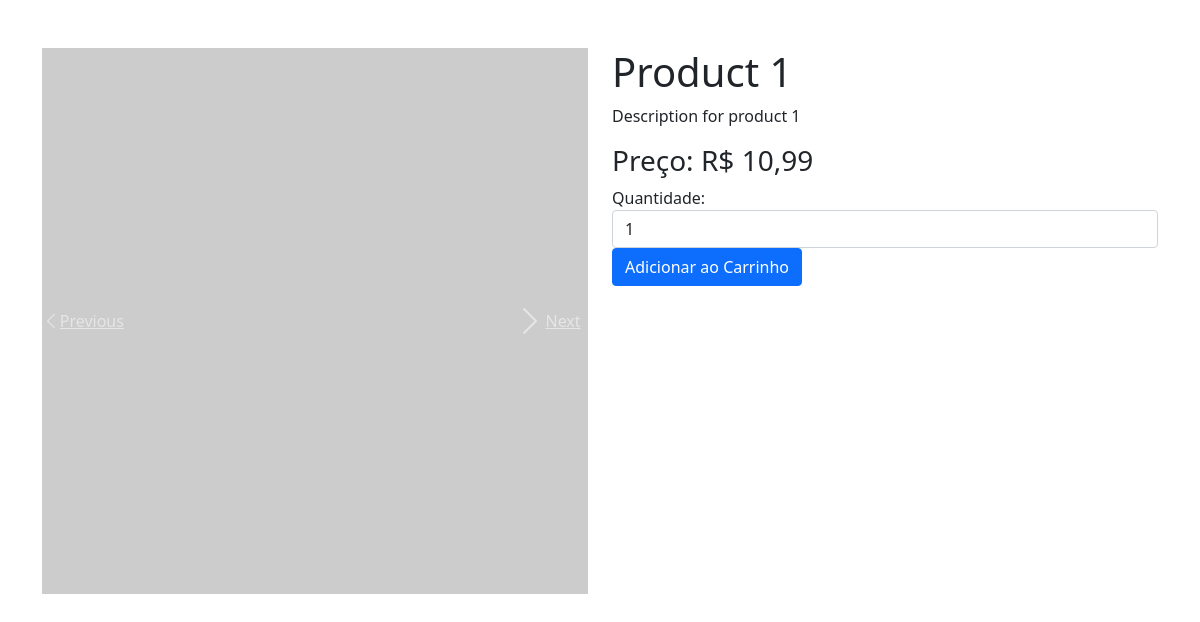
/product_details.php?product_id=1, run on the app's committed database.
### tables this page shows
CREATE TABLE products (
    product_id INT(11) AUTO_INCREMENT PRIMARY KEY,
    product_name VARCHAR(100) NOT NULL,
    product_category VARCHAR(100) NOT NULL,
    product_description VARCHAR(250),
    product_image VARCHAR(250),
    product_image2 VARCHAR(250),
    product_image3 VARCHAR(250),
    product_image4 VARCHAR(250),
    product_price DECIMAL(6,2) NOT NULL,
    product_special_offer INT(2),
    product_color VARCHAR(100)
);

### product_details.php (the view, shortened to what this page needs)
<?php
include 'header.php';
if (isset($_GET['product_id'])) {
    $product_id = intval($_GET['product_id']);
    $query = "SELECT * FROM products WHERE product_id = ?";
    $stmt = $conn->prepare($query);
    $stmt->bind_param("i", $product_id);
    $stmt->execute();
    $result = $stmt->get_result();
    if ($result->num_rows > 0) {
        $product = $result->fetch_assoc();
    } else {
        echo "Produto não encontrado.";
        exit;
    }
} else {
    echo "ID do produto não fornecido.";
    exit;
}
?>
<!DOCTYPE html>
<html lang="pt-br">
<head>
    <?php include 'links.php'; ?>
</head>
<body>
    <div class="container mt-5">
        <div class="row">
            <div class="col-md-6">
                <div id="productCarousel" class="carousel slide" data-ride="carousel">
                    <div class="carousel-inner">
                        <div class="carousel-item active">
                            <img src="<?php echo htmlspecialchars($product['product_image']); ?>" class="d-block w-100"
                                alt="Imagem do Produto">
                        </div>
                    </div>
                    <a class="carousel-control-prev" href="#productCarousel" role="button" data-slide="prev">
                        <span class="carousel-control-prev-icon" aria-hidden="true"></span>
                        <span class="sr-only">Previous</span>
                    </a>
                    <a class="carousel-control-next" href="#productCarousel" role="button" data-slide="next">
                        <span class="carousel-control-next-icon" aria-hidden="true"></span>
                        <span class="sr-only">Next</span>
                    </a>
                </div>
            </div>
            <div class="col-md-6">
                <h1><?php echo htmlspecialchars($product['product_name']); ?></h1>
                <p><?php echo htmlspecialchars($product['product_description']); ?></p>
                <h3>Preço: R$ <?php echo number_format($product['product_price'], 2, ',', '.'); ?></h3>
                <form action="product_details.php" method="post">
                    <div class="form-group">
                        <label for="quantity">Quantidade:</label>
                        <input type="number" class="form-control" id="quantity" name="quantity" min="1" value="1">
                    </div>
                    <button type="submit" class="btn btn-primary">Adicionar ao Carrinho</button>
                </form>
            </div>
        </div>
    </div>
</body>
</html>

### data on the page
products: product_name "Product 1", product_description "Description for product 1", product_price "10,99"
